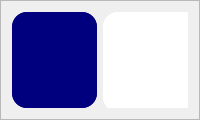
                         <widget class="QFrame" name="name_frame">
                          <property name="minimumSize">
                           <size>
                            <width>0</width>
                            <height>120</height>
                           </size>
                          </property>
                          <property name="maximumSize">
                           <size>
                            <width>16777215</width>
                            <height>120</height>
                           </size>
                          </property>
                          <property name="frameShape">
                           <enum>QFrame::StyledPanel</enum>
                          </property>
                          <property name="frameShadow">
                           <enum>QFrame::Raised</enum>
                          </property>
                          <layout class="QHBoxLayout" name="horizontalLayout_11">
                           <item>
                            <widget class="QFrame" name="dontknow">
                             <property name="maximumSize">
                              <size>
                               <width>635</width>
                               <height>102</height>
                              </size>
                             </property>
                             <property name="styleSheet">
                              <string notr="true">background-color: rgb(0, 0, 127);
border-radius: 15px;</string>
                             </property>
                             <property name="frameShape">
                              <enum>QFrame::StyledPanel</enum>
                             </property>
                             <property name="frameShadow">
                              <enum>QFrame::Raised</enum>
                             </property>
                             <layout class="QVBoxLayout" name="verticalLayout_57">
                              <property name="spacing">
                               <number>0</number>
                              </property>
                              <property name="leftMargin">
                               <number>0</number>
                              </property>
                              <property name="topMargin">
                               <number>0</number>
                              </property>
                              <property name="rightMargin">
                               <number>0</number>
                              </property>
                              <property name="bottomMargin">
                               <number>0</number>
                              </property>
                              <item>
                               <widget class="QLabel" name="label_13">
                                <property name="styleSheet">
                                 <string notr="true">	border-radius: 15px;
     background-image: url(images/background_logo/home4.jpg);
	background-repeat: no-reperat;
	background-position: center;</string>
                                </property>
                                <property name="text">
                                 <string/>
                                </property>
                                <property name="pixmap">
                                 <pixmap>../images/background_logo/home4.jpg</pixmap>
                                </property>
                                <property name="scaledContents">
                                 <bool>true</bool>
                                </property>
                                <property name="wordWrap">
                                 <bool>false</bool>
                                </property>
                                <property name="margin">
                                 <number>5</number>
                                </property>
                                <property name="indent">
                                 <number>0</number>
                                </property>
                               </widget>
                              </item>
                             </layout>
                            </widget>
                           </item>
                           <item>
                            <widget class="QFrame" name="frame_15">
                             <property name="maximumSize">
                              <size>
                               <width>250</width>
                               <height>102</height>
                              </size>
                             </property>
                             <property name="styleSheet">
                              <string notr="true">background-color: rgb(255, 255, 255);
border-radius: 15px;</string>
                             </property>
                             <property name="frameShape">
                              <enum>QFrame::StyledPanel</enum>
                             </property>
                             <property name="frameShadow">
                              <enum>QFrame::Raised</enum>
                             </property>
                             <widget class="QLabel" name="label_3">
                              <property name="geometry">
                               <rect>
                                <x>0</x>
                                <y>0</y>
                                <width>100</width>
                                <height>100</height>
                               </rect>
                              </property>
                              <property name="styleSheet">
                               <string notr="true">    background-image: url(images/used_icons/icons8-change-user-100.png);
	background-repeat: no-reperat;
	background-position: center;
    border-style: outset;</string>
                              </property>
                              <property name="text">
                               <string/>
                              </property>
                             </widget>
                             <widget class="QPushButton" name="pushButton">
                              <property name="geometry">
                               <rect>
                                <x>190</x>
                                <y>70</y>
                                <width>41</width>
                                <height>20</height>
                               </rect>
                              </property>
                              <property name="styleSheet">
                               <string notr="true">QPushButton {
	background-image: url(images/used_icons/icons8-ellipsis-24.png);
	background-repeat: no-reperat;
	background-position: center;
	font: 75 14pt &quot;Georgia&quot;;
	color: rgb(0, 0, 0);
	border-radius:10px;
	background-color: rgb(237, 237, 253);
    }
QPushButton:pressed {
    border-style: inset;
	border-bottom: 4px solid ;
	border-right:  2px solid ;
	border-left:2px solid white;
	border-top:2px solid white;
	background-color: rgb(237, 237, 253);
    }</string>
                              </property>
                              <property name="text">
                               <string/>
                              </property>
                             </widget>
                             <widget class="QLineEdit" name="lineEdit_18">
                              <property name="geometry">
                               <rect>
                                <x>110</x>
                                <y>20</y>
                                <width>113</width>
                                <height>20</height>
                               </rect>
                              </property>
                              <property name="styleSheet">
                               <string notr="true">font: 75 14pt &quot;Segoe MDL2 Assets&quot;;</string>
                              </property>
                              <property name="text">
                               <string>User</string>
                              </property>
                             </widget>
                            </widget>
                           </item>
                          </layout>
                         </widget>
